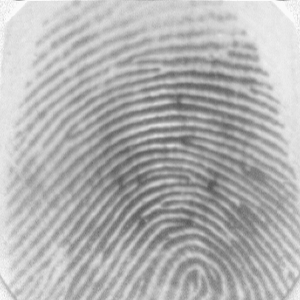
#> input picture Huellas/101_1.tif, 300 x 300 px; its folder holds only this picture in this run
$ python 'Comparar Huella.py'
#> lines starting #> are read from the running program, lines starting #| are printed output that depends on the picture
"""
Sistema de Identificación Biométrica con ORB
Curso: Programación Avanzada
Institución Universitaria Pascual Bravo

Implementa:
- Preprocesamiento (escala de grises + CLAHE)
- Extracción de características con ORB (FAST + BRIEF)
- Filtrado con Lowe's Ratio Test
- Selección aleatoria de huella y búsqueda iterativa
- Visualización de puntos clave (Minucias)
- Métrica de tiempo y puntaje

Autor: Cristian David Lopez
Fecha: Febrero de 2026
"""

import cv2
import os
import random
import time
import numpy as np

# ===============================
# CONFIGURACIÓN
# ===============================
DATASET_PATH = "Huellas"     # Carpeta con las 80 imágenes [cite: 55]
RATIO_THRESHOLD = 0.75       # Hiperparámetro de confianza de Lowe [cite: 51]
N_FEATURES = 1000            # Número de puntos clave ORB a detectar [cite: 26]

# ===============================
# PREPROCESAMIENTO
# ===============================
def preprocess(image_path):
    """
    Normaliza la imagen para resaltar crestas y eliminar variaciones
    de iluminación mediante CLAHE[cite: 45].
    """
#> called with image_path = 'Huellas/101_1.tif'
    img = cv2.imread(image_path)
#> img is the input picture: shape (300, 300, 3); min 86, max 250, mean 178.1
    if img is None:
        raise ValueError(f"No se pudo cargar la imagen: {image_path}")

    # Paso 1: Escala de grises
    gray = cv2.cvtColor(img, cv2.COLOR_BGR2GRAY)

    # Paso 2: CLAHE (Mejora de contraste adaptativa)
    # Resuelve el problema de manchas por sudor o presión [cite: 46]
    clahe = cv2.createCLAHE(clipLimit=3.0, tileGridSize=(8, 8))
    enhanced = clahe.apply(gray)
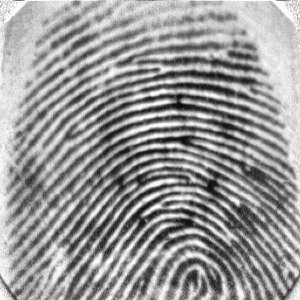
#> enhanced: shape (300, 300); min 10, max 254, mean 152.1

    return enhanced

# ===============================
# EXTRACCIÓN DE CARACTERÍSTICAS (ORB)
# ===============================
# ORB utiliza FAST para localizar minucias y BRIEF para descriptores [cite: 35, 36]
orb = cv2.ORB_create(nfeatures=N_FEATURES)

def extract_features(image):
    keypoints, descriptors = orb.detectAndCompute(image, None)
#> keypoints = 965 keypoints; strongest (x, y, size): (236, 202, 44.6), (189, 222, 64.3), (190, 223, 53.6), (238, 204, 37.2)
    return keypoints, descriptors

# ===============================
# LOWE'S RATIO TEST
# ===============================
def match_features(des1, des2):
    """
    Asegura que una coincidencia sea genuina si es significativamente
    mejor que la segunda opción[cite: 50].
    """
    bf = cv2.BFMatcher(cv2.NORM_HAMMING)
    matches = bf.knnMatch(des1, des2, k=2)

    good_matches = []
    for m, n in matches:
        # Aplicación del umbral de confianza [cite: 49]
        if m.distance < RATIO_THRESHOLD * n.distance:
            good_matches.append(m)

    return good_matches

# ===============================
# PROGRAMA PRINCIPAL
# ===============================
def main():
    start_time = time.time() # Métrica de desempeño [cite: 60]

    # Carga del dataset [cite: 55]
    if not os.path.exists(DATASET_PATH):
        print(f"Error: No se encuentra la carpeta '{DATASET_PATH}'")
        return

    images = [img for img in os.listdir(DATASET_PATH)
              if img.lower().endswith((".png", ".jpg", ".jpeg", ".tif", ".tiff", ".bmp"))]

    if not images:
        print("Dataset vacío o formato no soportado.")
        return

    # 1. Selección Aleatoria [cite: 57]
    unknown_image_name = random.choice(images)
    unknown_image_path = os.path.join(DATASET_PATH, unknown_image_name)

    print(f"Total imágenes en dataset: {len(images)} [cite: 55]")
    print(f"Huella seleccionada (incógnita): {unknown_image_name} [cite: 57]")

    img_unknown = preprocess(unknown_image_path)
    kp_unk, des_unk = extract_features(img_unknown)
#> kp_unk has the same summary as keypoints in extract_features

    if des_unk is None:
        print("No se pudieron extraer características de la huella incógnita.")
        return

    best_score = 0
    best_match_name = None
    best_kp = None
    best_des = None
    best_good_matches = []

    # 2. Búsqueda Iterativa [cite: 58]
    for img_name in images:
        if img_name == unknown_image_name:
            continue

        img_path = os.path.join(DATASET_PATH, img_name)
        img_db = preprocess(img_path)
        kp_db, des_db = extract_features(img_db)

        if des_db is None: continue

        # Obtener coincidencias filtradas [cite: 47]
        current_matches = match_features(des_unk, des_db)
        score = len(current_matches)

        if score > best_score:
            best_score = score
            best_match_name = img_name
            best_kp = kp_db
            best_des = des_db
            best_good_matches = current_matches

    end_time = time.time()

    # 3. Identificación de Clase y Resultados [cite: 59, 60]
    if best_match_name:
        predicted_user = best_match_name.split("_")[0]
        real_user = unknown_image_name.split("_")[0]

        print("\n" + "="*25)
        print(f"USUARIO REAL: {real_user}")
        print(f"USUARIO IDENTIFICADO: {predicted_user} [cite: 59]")
        print(f"PUNTAJE DE COINCIDENCIA: {best_score} [cite: 60]")
        print(f"TIEMPO DE EJECUCIÓN: {round(end_time - start_time, 4)} seg [cite: 60]")

        if predicted_user == real_user:
            print("RESULTADO: IDENTIFICACIÓN CORRECTA ✅")
        else:
            print("RESULTADO: IDENTIFICACIÓN INCORRECTA ❌")
        print("="*25)

        # 4. Visualización de puntos de referencia (Minucias)
        # Cargamos la imagen original del mejor match para comparar
        img_best = preprocess(os.path.join(DATASET_PATH, best_match_name))

        # Dibujamos las conexiones entre minucias [cite: 13, 35]
        # Se limitan a las 50 mejores para claridad visual
        img_result = cv2.drawMatches(img_unknown, kp_unk, img_best, best_kp,
                                     best_good_matches[:50], None,
                                     flags=cv2.DrawMatchesFlags_NOT_DRAW_SINGLE_POINTS)

        cv2.imshow("Comparativa de Minucias - Sistema Biometrico", img_result)
        print("\nMostrando mapa de minucias en pantalla... Presione cualquier tecla para cerrar.")
        cv2.waitKey(0)
        cv2.destroyAllWindows()

    else:
        print("No se encontró coincidencia suficiente en el dataset.")

if __name__ == "__main__":
    main()

"""
======================================================================
6. INFORME TÉCNICO DE EVALUACIÓN (ENTREGABLE 2) [cite: 68]
======================================================================

Pregunta 1: ¿Por qué una huella podría dar un puntaje bajo a pesar de
ser del mismo usuario? [cite: 69]

* Factores Físicos: El sudor, la presión inconsistente sobre el sensor
  o la suciedad del dedo alteran la visibilidad de las minucias[cite: 46].
* Ruido de Captura: La luz del escáner puede crear variaciones de
  iluminación (manchas grises) que dificultan la binarización y el
  resaltado de crestas[cite: 45, 46].
* Desplazamiento: Si el dedo se coloca en una posición muy parcial,
  el algoritmo ORB detectará menos puntos clave comunes respecto a la
  imagen original de la base de datos[cite: 42].

Pregunta 2: ¿Cómo escalaría este sistema si en lugar de 80 imágenes
tuviera 80,000 (énfasis en computación en la nube)? [cite: 70]

* Plantillas Digitales: No se deben procesar imágenes en tiempo real.
  Se extraen los descriptores (minucias) una vez y se almacenan como
  plantillas binarias compactas[cite: 14, 37].
* Búsqueda Vectorial e Indexación: Se implementarían algoritmos de
  búsqueda de vecinos más cercanos (ej. FAISS) para encontrar matches
  en milisegundos sin necesidad de un ciclo iterativo manual[cite: 47].
* Procesamiento en la Nube: El uso de clusters de cómputo permitiría
  la paralelización de tareas, donde múltiples servidores comparan
  segmentos del dataset simultáneamente para reducir la latencia[cite: 43].
* In-Memory Databases: Para 80,000 registros, las plantillas pueden
  alojarse en memoria RAM para garantizar una validación de identidad
  casi instantánea.
======================================================================
"""

$ run again, on Huellas/101_5.tif
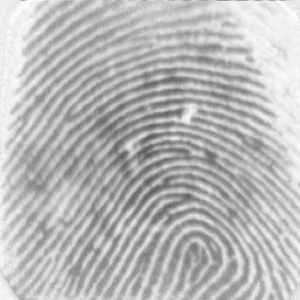
#> input picture Huellas/101_5.tif, 300 x 300 px
#> in preprocess, img is the input picture: shape (300, 300, 3); min 89, max 250, mean 185.1
#> in preprocess, `enhanced = clahe.apply(gray)`:
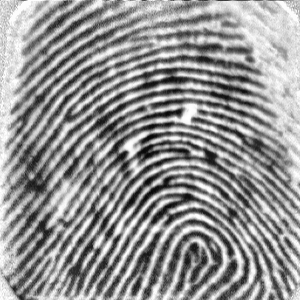
#> enhanced: shape (300, 300); min 6, max 255, mean 147.8
#> keypoints = 970 keypoints; strongest (x, y, size): (180, 111, 53.6), (178, 116, 53.6), (125, 152, 37.2), (179, 112, 77.1)
#> kp_unk has the same summary as keypoints in extract_features

$ run again, on Huellas/101_6.tif
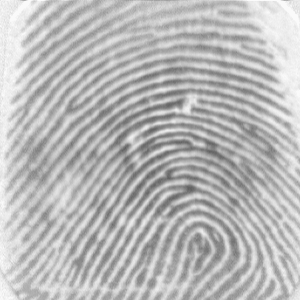
#> input picture Huellas/101_6.tif, 300 x 300 px
#> in preprocess, img is the input picture: shape (300, 300, 3); min 97, max 250, mean 185.1
#> in preprocess, `enhanced = clahe.apply(gray)`:
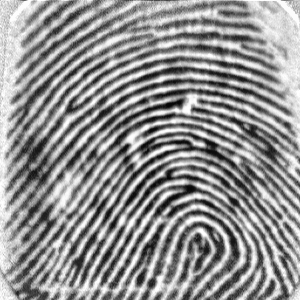
#> enhanced: shape (300, 300); min 4, max 255, mean 145.6
#> keypoints = 968 keypoints; strongest (x, y, size): (201, 230, 64.3), (193, 109, 37.2), (127, 145, 44.6), (193, 108, 44.6)
#> kp_unk has the same summary as keypoints in extract_features

$ run again, on Huellas/101_7.tif
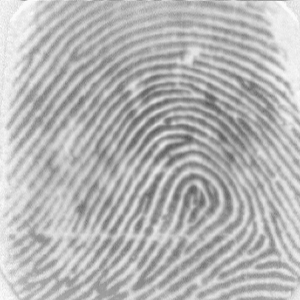
#> input picture Huellas/101_7.tif, 300 x 300 px
#> in preprocess, img is the input picture: shape (300, 300, 3); min 88, max 250, mean 181.7
#> in preprocess, `enhanced = clahe.apply(gray)`:
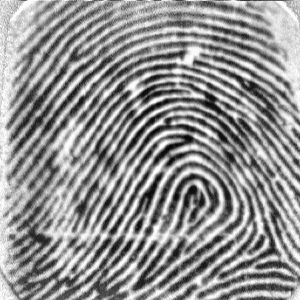
#> enhanced: shape (300, 300); min 5, max 255, mean 145.8
#> keypoints = 975 keypoints; strongest (x, y, size): (197, 182, 64.3), (197, 183, 53.6), (168, 126, 53.6), (193, 189, 64.3)
#> kp_unk has the same summary as keypoints in extract_features

$ run again, on Huellas/101_2.tif
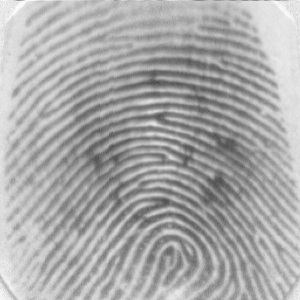
#> input picture Huellas/101_2.tif, 300 x 300 px
#> in preprocess, img is the input picture: shape (300, 300, 3); min 71, max 250, mean 169.5
#> in preprocess, `enhanced = clahe.apply(gray)`:
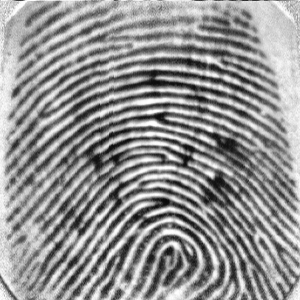
#> enhanced: shape (300, 300); min 8, max 255, mean 146.5
#> keypoints = 968 keypoints; strongest (x, y, size): (211, 175, 53.6), (170, 248, 44.6), (211, 176, 37.2), (212, 174, 44.6)
#> kp_unk has the same summary as keypoints in extract_features
